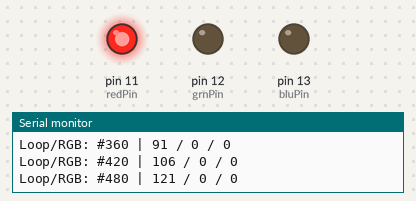
A sketch run on a simulated Arduino Uno, built with avr-gcc and run on an emulated ATmega328P. On the bench: output pins drawn as LEDs (lit = HIGH), the last lines printed to the serial monitor. At 123.5 s the program stops and its outputs stay as they are.

Above: at 5.1 s.
At 20.54 s:
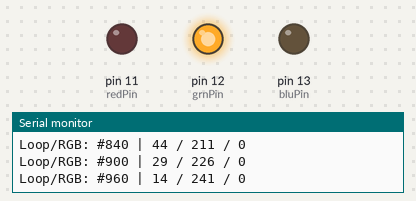
At 25.6 s:
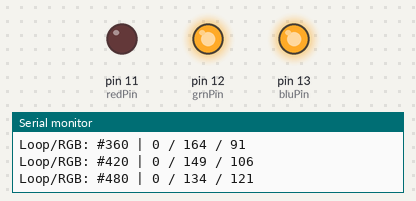
At 30.83 s:
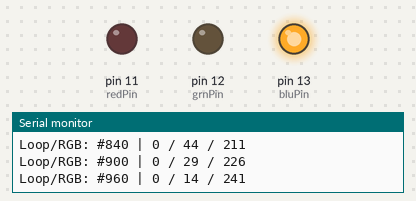
At 35.9 s:
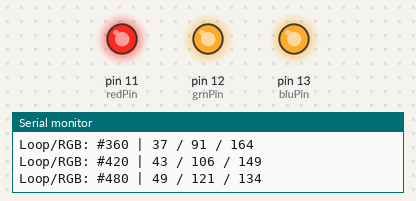
At 46.2 s:
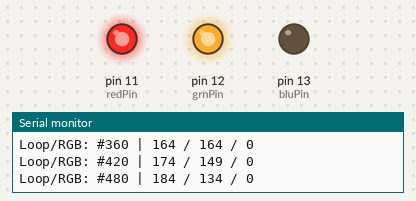
Timing chart, 0 to 53.5 s (numbered marks = the images above):
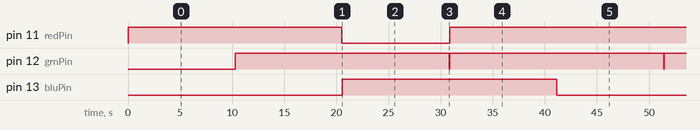

Measured:
- by itself, pin 11 (redPin): repeats every 41.2 s: LOW 10.3 s, HIGH 30.8 s
- by itself, pin 12 (grnPin): alternates HIGH for 20.5 s and LOW for 0.05 s
- by itself, pin 13 (bluPin): alternates HIGH for 20.6 s and LOW for 20.6 s

The sketch:

rgb_led.ino
```cpp
/*
* Code for cross-fading 3 LEDs, red, green and blue (RGB)
* To create fades, you need to do two things:
*  1. Describe the colors you want to be displayed
*  2. List the order you want them to fade in
*
* DESCRIBING A COLOR:
* A color is just an array of three percentages, 0-100,
*  controlling the red, green and blue LEDs
*
* Red is the red LED at full, blue and green off
*   int red = { 100, 0, 0 }
* Dim white is all three LEDs at 30%
*   int dimWhite = {30, 30, 30}
* etc.
*
* Some common colors are provided below, or make your own
*
* LISTING THE ORDER:
* In the main part of the program, you need to list the order
*  you want to colors to appear in, e.g.
*  crossFade(red);
*  crossFade(green);
*  crossFade(blue);
*
* Those colors will appear in that order, fading out of
*    one color and into the next
*
* In addition, there are 5 optional settings you can adjust:
* 1. The initial color is set to black (so the first color fades in), but
*    you can set the initial color to be any other color
* 2. The internal loop runs for 1020 interations; the 'wait' variable
*    sets the approximate duration of a single crossfade. In theory,
*    a 'wait' of 10 ms should make a crossFade of ~10 seconds. In
*    practice, the other functions the code is performing slow this
*    down to ~11 seconds on my board. YMMV.
* 3. If 'repeat' is set to 0, the program will loop indefinitely.
*    if it is set to a number, it will loop that number of times,
*    then stop on the last color in the sequence. (Set 'return' to 1,
*    and make the last color black if you want it to fade out at the end.)
* 4. There is an optional 'hold' variable, which pasues the
*    program for 'hold' milliseconds when a color is complete,
*    but before the next color starts.
* 5. Set the DEBUG flag to 1 if you want debugging output to be
*    sent to the serial monitor.
*
*    The internals of the program aren't complicated, but they
*    are a little fussy -- the inner workings are explained
*    below the main loop.
*
* April 2007, Clay Shirky <clay.shirky@nyu.edu>
*/

// Output
int redPin = 11;   // Red LED,   connected to digital pin 9
int grnPin = 12;  // Green LED, connected to digital pin 10
int bluPin = 13;  // Blue LED,  connected to digital pin 11

// Color arrays
int black[3]  = { 0, 0, 0 };
int white[3]  = { 100, 100, 100 };
int red[3]    = { 100, 0, 0 };
int green[3]  = { 0, 100, 0 };
int blue[3]   = { 0, 0, 100 };
int yellow[3] = { 40, 95, 0 };
int dimWhite[3] = { 30, 30, 30 };
// etc.

// Set initial color
int redVal = black[0];
int grnVal = black[1];
int bluVal = black[2];

int wait = 10;      // 10ms internal crossFade delay; increase for slower fades
int hold = 0;       // Optional hold when a color is complete, before the next crossFade
int DEBUG = 1;      // DEBUG counter; if set to 1, will write values back via serial
int loopCount = 60; // How often should DEBUG report?
int repeat = 3;     // How many times should we loop before stopping? (0 for no stop)
int j = 0;          // Loop counter for repeat

// Initialize color variables
int prevR = redVal;
int prevG = grnVal;
int prevB = bluVal;

// Set up the LED outputs
void setup()
{
  pinMode(redPin, OUTPUT);   // sets the pins as output
  pinMode(grnPin, OUTPUT);
  pinMode(bluPin, OUTPUT);

  if (DEBUG) {           // If we want to see values for debugging...
    Serial.begin(9600);  // ...set up the serial ouput
  }
}

// Main program: list the order of crossfades
void loop()
{
  crossFade(red);
  crossFade(green);
  crossFade(blue);
  crossFade(yellow);

  if (repeat) { // Do we loop a finite number of times?
    j += 1;
    if (j >= repeat) { // Are we there yet?
      exit(j);         // If so, stop.
    }
  }
}

/* BELOW THIS LINE IS THE MATH -- YOU SHOULDN'T NEED TO CHANGE THIS FOR THE BASICS
*
* The program works like this:
* Imagine a crossfade that moves the red LED from 0-10,
*   the green from 0-5, and the blue from 10 to 7, in
*   ten steps.
*   We'd want to count the 10 steps and increase or
*   decrease color values in evenly stepped increments.
*   Imagine a + indicates raising a value by 1, and a -
*   equals lowering it. Our 10 step fade would look like:
*
*   1 2 3 4 5 6 7 8 9 10
* R + + + + + + + + + +
* G   +   +   +   +   +
* B     -     -     -
*
* The red rises from 0 to 10 in ten steps, the green from
* 0-5 in 5 steps, and the blue falls from 10 to 7 in three steps.
*
* In the real program, the color percentages are converted to
* 0-255 values, and there are 1020 steps (255*4).
*
* To figure out how big a step there should be between one up- or
* down-tick of one of the LED values, we call calculateStep(),
* which calculates the absolute gap between the start and end values,
* and then divides that gap by 1020 to determine the size of the step
* between adjustments in the value.
*/

int calculateStep(int prevValue, int endValue) {
  int step = endValue - prevValue; // What's the overall gap?
  if (step) {                      // If its non-zero,
    step = 1020/step;              //   divide by 1020
  }
  return step;
}

/* The next function is calculateVal. When the loop value, i,
*  reaches the step size appropriate for one of the
*  colors, it increases or decreases the value of that color by 1.
*  (R, G, and B are each calculated separately.)
*/

int calculateVal(int step, int val, int i) {

  if ((step) && i % step == 0) { // If step is non-zero and its time to change a value,
    if (step > 0) {              //   increment the value if step is positive...
      val += 1;
    }
    else if (step < 0) {         //   ...or decrement it if step is negative
      val -= 1;
    }
  }
  // Defensive driving: make sure val stays in the range 0-255
  if (val > 255) {
    val = 255;
  }
  else if (val < 0) {
    val = 0;
  }
  return val;
}

/* crossFade() converts the percentage colors to a
*  0-255 range, then loops 1020 times, checking to see if
*  the value needs to be updated each time, then writing
*  the color values to the correct pins.
*/

void crossFade(int color[3]) {
  // Convert to 0-255
  int R = (color[0] * 255) / 100;
  int G = (color[1] * 255) / 100;
  int B = (color[2] * 255) / 100;

  int stepR = calculateStep(prevR, R);
  int stepG = calculateStep(prevG, G);
  int stepB = calculateStep(prevB, B);

  for (int i = 0; i <= 1020; i++) {
    redVal = calculateVal(stepR, redVal, i);
    grnVal = calculateVal(stepG, grnVal, i);
    bluVal = calculateVal(stepB, bluVal, i);

    digitalWrite(redPin, redVal);   // Write current values to LED pins
    digitalWrite(grnPin, grnVal);
    digitalWrite(bluPin, bluVal);

    delay(wait); // Pause for 'wait' milliseconds before resuming the loop

    if (DEBUG) { // If we want serial output, print it at the
      if (i == 0 or i % loopCount == 0) { // beginning, and every loopCount times
        Serial.print("Loop/RGB: #");
        Serial.print(i);
        Serial.print(" | ");
        Serial.print(redVal);
        Serial.print(" / ");
        Serial.print(grnVal);
        Serial.print(" / ");
        Serial.println(bluVal);
      }
      DEBUG += 1;
    }
  }
  // Update current values for next loop
  prevR = redVal;
  prevG = grnVal;
  prevB = bluVal;
  delay(hold); // Pause for optional 'wait' milliseconds before resuming the loop
}
```
